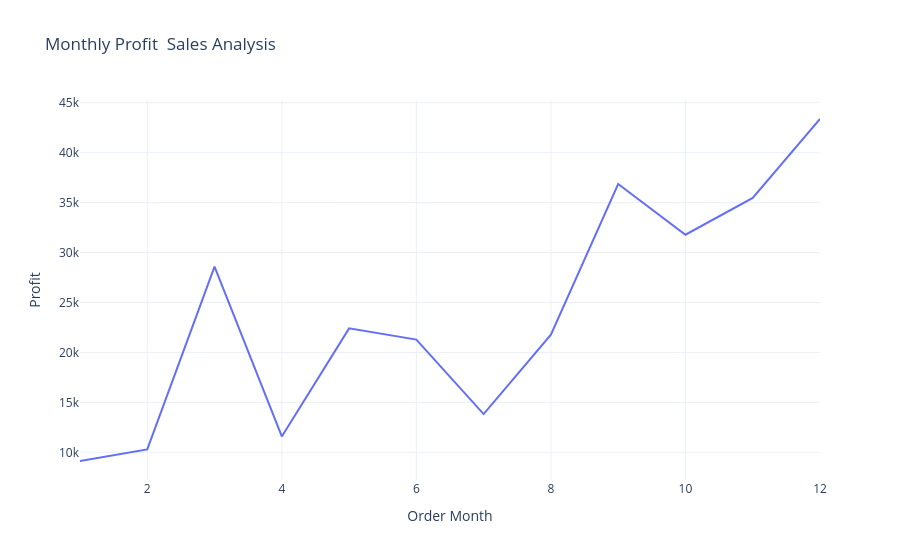

Notebook source saved alongside this figure:
### Markdown cell above
Monthly Profit Analysis

### Code cell
Monthly_profit = df.groupby('Order Month')['Profit'].sum().reset_index()
fig = px.line(Monthly_profit,
              x = 'Order Month',
              y = 'Profit',
              title = 'Monthly Profit  Sales Analysis')
fig.show()

### Figure 1 — Plotly figure (JSON) as saved in the notebook; plotly's stock layout.template omitted (floating-point values rounded to 4 significant figures)
{"data": [{"hovertemplate": "Order Month=%{x}<br>Profit=%{y}<extra></extra>", "legendgroup": "", "line": {"color": "#636efa", "dash": "solid"}, "marker": {"symbol": "circle"}, "mode": "lines", "name": "", "orientation": "v", "showlegend": false, "type": "scatter", "x": [1, 2, 3, 4, 5, 6, 7, 8, 9, 10, 11, 12], "xaxis": "x", "y": [9134.0, 10290.0, 28590.0, 11590.0, 22410.0, 21290.0, 13830.0, 21780.0, 36860.0, 31780.0, 35470.0, 43370.0], "yaxis": "y"}], "layout": {"legend": {"tracegroupgap": 0}, "title": {"text": "Monthly Profit  Sales Analysis"}, "xaxis": {"anchor": "y", "domain": [0, 1], "title": {"text": "Order Month"}}, "yaxis": {"anchor": "x", "domain": [0, 1], "title": {"text": "Profit"}}}}
